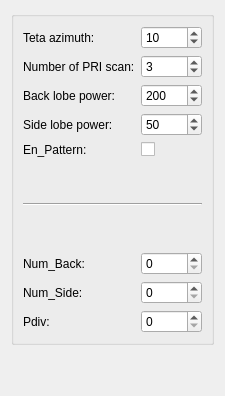
            <widget class="QWidget" name="tabScan">
             <attribute name="title">
              <string>Scan</string>
             </attribute>
             <layout class="QVBoxLayout" name="verticalLayout_25">
              <item>
               <widget class="QGroupBox" name="groupBox_17">
                <property name="title">
                 <string/>
                </property>
                <layout class="QGridLayout" name="gridLayout_17">
                 <item row="8" column="1">
                  <widget class="QSpinBox" name="spnP_to_B">
                   <property name="minimum">
                    <number>1</number>
                   </property>
                   <property name="maximum">
                    <number>500</number>
                   </property>
                   <property name="value">
                    <number>200</number>
                   </property>
                  </widget>
                 </item>
                 <item row="8" column="0">
                  <widget class="QLabel" name="label_56">
                   <property name="text">
                    <string>Back lobe power:</string>
                   </property>
                  </widget>
                 </item>
                 <item row="10" column="1">
                  <widget class="QCheckBox" name="chbEn_PATTERN">
                   <property name="text">
                    <string/>
                   </property>
                  </widget>
                 </item>
                 <item row="12" column="0" colspan="2">
                  <widget class="Line" name="line">
                   <property name="orientation">
                    <enum>Qt::Horizontal</enum>
                   </property>
                  </widget>
                 </item>
                 <item row="9" column="0">
                  <widget class="QLabel" name="label_57">
                   <property name="text">
                    <string>Side lobe power:</string>
                   </property>
                  </widget>
                 </item>
                 <item row="16" column="1">
                  <widget class="QSpinBox" name="spnPdiv">
                   <property name="maximum">
                    <number>10000</number>
                   </property>
                  </widget>
                 </item>
                 <item row="11" column="0">
                  <spacer name="verticalSpacer_10">
                   <property name="orientation">
                    <enum>Qt::Vertical</enum>
                   </property>
                   <property name="sizeHint" stdset="0">
                    <size>
                     <width>20</width>
                     <height>40</height>
                    </size>
                   </property>
                  </spacer>
                 </item>
                 <item row="14" column="0">
                  <widget class="QLabel" name="label_51">
                   <property name="text">
                    <string>Num_Back:</string>
                   </property>
                  </widget>
                 </item>
                 <item row="1" column="1">
                  <widget class="QSpinBox" name="spnteTa_az">
                   <property name="minimum">
                    <number>1</number>
                   </property>
                   <property name="maximum">
                    <number>100</number>
                   </property>
                   <property name="value">
                    <number>10</number>
                   </property>
                  </widget>
                 </item>
                 <item row="7" column="1">
                  <widget class="QSpinBox" name="spnNPS">
                   <property name="minimum">
                    <number>1</number>
                   </property>
                   <property name="maximum">
                    <number>1000</number>
                   </property>
                   <property name="value">
                    <number>3</number>
                   </property>
                  </widget>
                 </item>
                 <item row="15" column="1">
                  <widget class="QSpinBox" name="spnNum_Side">
                   <property name="maximum">
                    <number>10000</number>
                   </property>
                  </widget>
                 </item>
                 <item row="16" column="0">
                  <widget class="QLabel" name="label_54">
                   <property name="text">
                    <string>Pdiv:</string>
                   </property>
                  </widget>
                 </item>
                 <item row="10" column="0">
                  <widget class="QLabel" name="label_65">
                   <property name="text">
                    <string>En_Pattern:</string>
                   </property>
                  </widget>
                 </item>
                 <item row="9" column="1">
                  <widget class="QSpinBox" name="spnP_to_S">
                   <property name="minimum">
                    <number>1</number>
                   </property>
                   <property name="maximum">
                    <number>500</number>
                   </property>
                   <property name="value">
                    <number>50</number>
                   </property>
                  </widget>
                 </item>
                 <item row="1" column="0">
                  <widget class="QLabel" name="label_52">
                   <property name="text">
                    <string>Teta azimuth:</string>
                   </property>
                  </widget>
                 </item>
                 <item row="15" column="0">
                  <widget class="QLabel" name="label_12">
                   <property name="text">
                    <string>Num_Side:</string>
                   </property>
                  </widget>
                 </item>
                 <item row="14" column="1">
                  <widget class="QSpinBox" name="spnNum_Back">
                   <property name="maximum">
                    <number>10000</number>
                   </property>
                  </widget>
                 </item>
                 <item row="7" column="0">
                  <widget class="QLabel" name="label_60">
                   <property name="text">
                    <string>Number of PRI scan:</string>
                   </property>
                  </widget>
                 </item>
                 <item row="13" column="0">
                  <spacer name="verticalSpacer_12">
                   <property name="orientation">
                    <enum>Qt::Vertical</enum>
                   </property>
                   <property name="sizeHint" stdset="0">
                    <size>
                     <width>20</width>
                     <height>40</height>
                    </size>
                   </property>
                  </spacer>
                 </item>
                </layout>
               </widget>
              </item>
              <item>
               <spacer name="verticalSpacer_11">
                <property name="orientation">
                 <enum>Qt::Vertical</enum>
                </property>
                <property name="sizeHint" stdset="0">
                 <size>
                  <width>20</width>
                  <height>40</height>
                 </size>
                </property>
               </spacer>
              </item>
             </layout>
            </widget>
